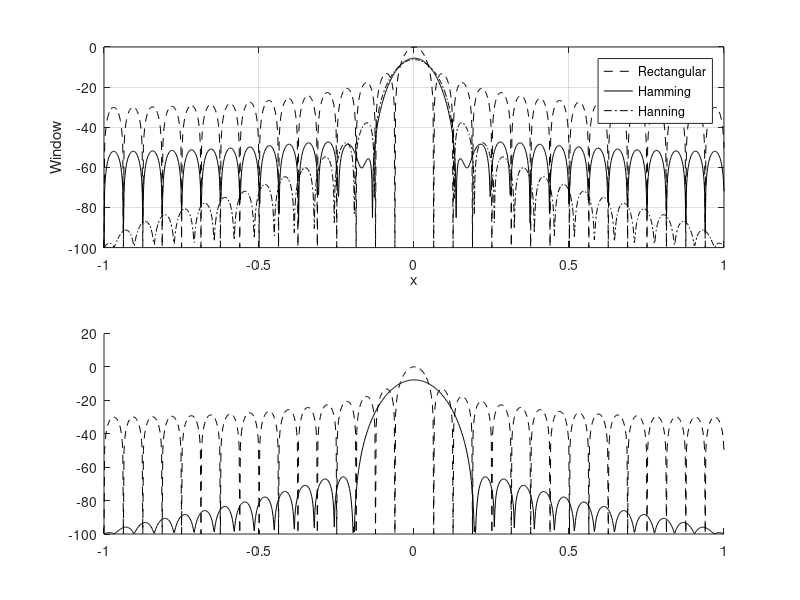

MATLAB code for this plot: (Note: this script raises an error after producing the figure.)
% Use this program to reproduce Fig. 8.7 of text
clear all
close all
eps =0.00001;
N = 32;
rect(1:32) = 1;
ham = hamming(32);
han = hanning(32);
blk = blackman(32);
k3 = kaiser(32,3);
k6 = kaiser(32,6);
RECT = 20*log10(abs(fftshift(fft(rect, 1024)))./32 +eps);
HAM =  20*log10(abs(fftshift(fft(ham, 1024)))./32 +eps);
HAN =  20*log10(abs(fftshift(fft(han, 1024)))./32+eps);
BLK = 20*log10(abs(fftshift(fft(blk, 1024)))./32+eps);
K6 = 20*log10(abs(fftshift(fft(k6, 1024)))./32+eps);
x = linspace(-1,1,1024);
figure
subplot(2,1,1)
plot(x,RECT,'k--',x,HAM,'k',x,HAN,'k-.');
xlabel('x')
ylabel('Window')
grid
axis tight
legend('Rectangular','Hamming','Hanning')
subplot(2,1,2)
plot(x,RECT,'k--',x,BLK,'k',x,K6,'K-.')
xlabel('x')
ylabel('Window')
legend('Rectangular','Blackman','Kasier at \beta = 6')
grid
axis tight
